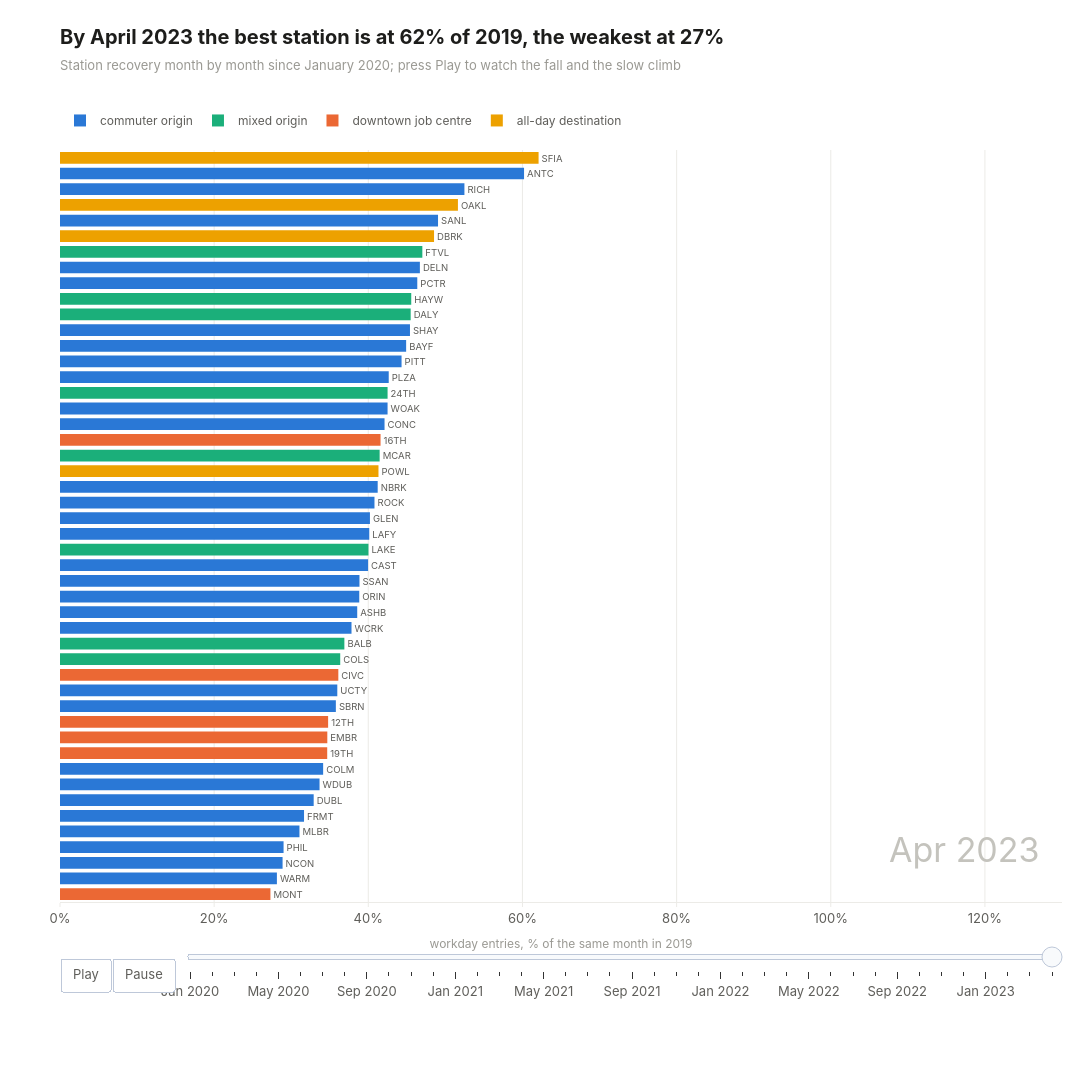

This figure's notebook cell:
### Markdown cell above
## 5. ภาพเสริม

### 5.1 การฟื้นตัวรายสถานี เดือนต่อเดือน
ค่าเฉลี่ยคนเข้าต่อวันทำงานปกติของแต่ละเดือน เทียบกับเดือนเดียวกันของปี 2019 ตั้งแต่ ม.ค. 2020 ถึง เม.ย. 2023 เรียงจากฟื้นมากไปน้อยในแต่ละเดือน สีตามประเภทสถานีปี 2019 จาก M2 (ไม่รวม MLPT และ BERY ที่ยังไม่มีในปี 2019)

### Code cell
with stage("12.recovery_race"):
    monthly = con.sql("""
        SELECT d.station, date_trunc('month', d.date) AS month, avg(d.entries) AS entries
        FROM station_day d
        JOIN calendar c ON d.date = c.date
        WHERE c.day_status = 'normal' AND c.is_workday AND d.date >= DATE '2019-01-01' AND d.date < DATE '2023-05-01'
        GROUP BY d.station, date_trunc('month', d.date)
    """).pl()

base_2019 = monthly.filter(pl.col("month").dt.year() == 2019).select(
    "station", pl.col("month").dt.month().alias("month_number"), pl.col("entries").alias("entries_2019"),
)
recovery = (
    monthly.filter(pl.col("month") >= date(2020, 1, 1))
    .with_columns(pl.col("month").dt.month().alias("month_number"))
    .join(base_2019, on=["station", "month_number"])
    .with_columns((100 * pl.col("entries") / pl.col("entries_2019")).alias("recovery"))
)

types = pl.read_csv(TAB / "m2_station_clusters.csv").filter(pl.col("period") == BEFORE).select("station", "cluster")
recovery = recovery.join(types, on="station", how="left")

TYPE_COLORS = {
    "commuter origin": viz.SERIES[0],
    "mixed origin": viz.SERIES[2],
    "downtown job centre": viz.SERIES[1],
    "all-day destination": viz.SERIES[3],
}
months = recovery["month"].unique().sort().to_list()
print(f"stations: {recovery['station'].n_unique()}, months: {len(months)} ({months[0]:%b %Y} - {months[-1]:%b %Y})")

def race_bars(month):
    part = recovery.filter(pl.col("month") == month).sort("recovery", descending=True)
    colors = []
    for cluster in part["cluster"].to_list():
        colors.append(TYPE_COLORS[cluster])
    ranks = list(range(1, part.height + 1))
    return go.Bar(
        x=part["recovery"], y=ranks, orientation="h", marker=dict(color=colors),
        text=part["station"], textposition="outside", cliponaxis=False,
        customdata=np.column_stack([part["station"].to_numpy(), part["cluster"].to_numpy()]),
        hovertemplate="%{customdata[0]} (%{customdata[1]}): %{x:.0f}% of 2019<extra></extra>",
        showlegend=False,
    )


START_MONTH = months[-1]
fig = go.Figure(race_bars(START_MONTH))
for cluster, color in TYPE_COLORS.items():
    fig.add_trace(go.Bar(x=[None], y=[None], marker=dict(color=color), name=cluster, showlegend=True))

race_frames = []
race_steps = []
for month in months:
    name = f"{month:%b %Y}"
    race_frames.append(go.Frame(name=name, data=[race_bars(month)], traces=[0],
                                layout=dict(annotations=[dict(text=name, x=0.98, y=0.04, xref="paper", yref="paper",
                                                            xanchor="right", showarrow=False,
                                                            font=dict(size=34, color=viz.CONTEXT))])))
    race_steps.append(dict(label=name, method="animate",
                        args=[[name], dict(mode="immediate", frame=dict(duration=0, redraw=True), transition=dict(duration=0))]))
fig.frames = race_frames

play = dict(label="Play", method="animate",
            args=[None, dict(frame=dict(duration=450, redraw=True), fromcurrent=True, transition=dict(duration=200))])
pause = dict(label="Pause", method="animate",
            args=[[None], dict(frame=dict(duration=0, redraw=False), mode="immediate", transition=dict(duration=0))])
fig.update_layout(
    updatemenus=[dict(type="buttons", buttons=[play, pause], direction="left", x=0, y=-0.075,
                    xanchor="left", yanchor="top", showactive=False)],
    sliders=[dict(steps=race_steps, active=len(months) - 1, x=0.12, len=0.88, y=-0.06,
                currentvalue=dict(visible=False), pad=dict(t=0))],
    annotations=[dict(text=f"{START_MONTH:%b %Y}", x=0.98, y=0.04, xref="paper", yref="paper", xanchor="right",
                    showarrow=False, font=dict(size=34, color=viz.CONTEXT))],
    hovermode="closest", bargap=0.25, margin=dict(t=150, b=190),
)
fig.update_xaxes(title_text="workday entries, % of the same month in 2019", ticksuffix="%", range=[0, 130],
                showgrid=True, gridcolor=viz.GRID)
fig.update_yaxes(autorange="reversed", showticklabels=False, showgrid=False, title_text=None)

last = recovery.filter(pl.col("month") == START_MONTH).sort("recovery", descending=True)
title = f"By {START_MONTH:%B %Y} the best station is at {last['recovery'][0]:.0f}% of 2019, the weakest at {last['recovery'][-1]:.0f}%"
subtitle = "Station recovery month by month since January 2020; press Play to watch the fall and the slow climb"
viz.titled(fig, title, subtitle)
viz.save(fig, "12_recovery_race", width=1100, height=1200)
race_figure = fig
fig

### Figure 1 — Plotly figure (JSON) as saved in the notebook; plotly's stock layout.template omitted (floating-point values rounded to 4 significant figures)
{"data": [{"cliponaxis": false, "customdata": [["SFIA", "all-day destination"], ["ANTC", "commuter origin"], ["RICH", "commuter origin"], ["OAKL", "all-day destination"], ["SANL", "commuter origin"], ["DBRK", "all-day destination"], ["FTVL", "mixed origin"], ["DELN", "commuter origin"], ["PCTR", "commuter origin"], ["HAYW", "mixed origin"], ["DALY", "mixed origin"], ["SHAY", "commuter origin"], ["BAYF", "commuter origin"], ["PITT", "commuter origin"], ["PLZA", "commuter origin"], ["24TH", "mixed origin"], ["WOAK", "commuter origin"], ["CONC", "commuter origin"], ["16TH", "downtown job centre"], ["MCAR", "mixed origin"], ["POWL", "all-day destination"], ["NBRK", "commuter origin"], ["ROCK", "commuter origin"], ["GLEN", "commuter origin"], ["LAFY", "commuter origin"], ["LAKE", "mixed origin"], ["CAST", "commuter origin"], ["SSAN", "commuter origin"], ["ORIN", "commuter origin"], ["ASHB", "commuter origin"], ["WCRK", "commuter origin"], ["BALB", "mixed origin"], ["COLS", "mixed origin"], ["CIVC", "downtown job centre"], ["UCTY", "commuter origin"], ["SBRN", "commuter origin"], ["12TH", "downtown job centre"], ["EMBR", "downtown job centre"], ["19TH", "downtown job centre"], ["COLM", "commuter origin"], ["WDUB", "commuter origin"], ["DUBL", "commuter origin"], ["FRMT", "commuter origin"], ["MLBR", "commuter origin"], ["PHIL", "commuter origin"], ["NCON", "commuter origin"], ["WARM", "commuter origin"], ["MONT", "downtown job centre"]], "hovertemplate": "%{customdata[0]} (%{customdata[1]}): %{x:.0f}% of 2019<extra></extra>", "marker": {"color": ["#eda100", "#2a78d6", "#2a78d6", "#eda100", "#2a78d6", "#eda100", "#1baf7a", "#2a78d6", "#2a78d6", "#1baf7a", "#1baf7a", "#2a78d6", "#2a78d6", "#2a78d6", "#2a78d6", "#1baf7a", "#2a78d6", "#2a78d6", "#eb6834", "#1baf7a", "#eda100", "#2a78d6", "#2a78d6", "#2a78d6", "#2a78d6", "#1baf7a", "#2a78d6", "#2a78d6", "#2a78d6", "#2a78d6", "#2a78d6", "#1baf7a", "#1baf7a", "#eb6834", "#2a78d6", "#2a78d6", "#eb6834", "#eb6834", "#eb6834", "#2a78d6", "#2a78d6", "#2a78d6", "#2a78d6", "#2a78d6", "#2a78d6", "#2a78d6", "#2a78d6", "#eb6834"]}, "orientation": "h", "showlegend": false, "text": ["SFIA", "ANTC", "RICH", "OAKL", "SANL", "DBRK", "FTVL", "DELN", "PCTR", "HAYW", "DALY", "SHAY", "BAYF", "PITT", "PLZA", "24TH", "WOAK", "CONC", "16TH", "MCAR", "POWL", "NBRK", "ROCK", "GLEN", "LAFY", "LAKE", "CAST", "SSAN", "ORIN", "ASHB", "WCRK", "BALB", "COLS", "CIVC", "UCTY", "SBRN", "12TH", "EMBR", "19TH", "COLM", "WDUB", "DUBL", "FRMT", "MLBR", "PHIL", "NCON", "WARM", "MONT"], "textposition": "outside", "type": "bar", "x": [62.09, 60.21, 52.47, 51.63, 49.05, 48.53, 47.01, 46.69, 46.35, 45.57, 45.5, 45.41, 44.91, 44.31, 42.65, 42.5, 42.5, 42.11, 41.59, 41.47, 41.32, 41.22, 40.8, 40.21, 40.12, 40.02, 39.97, 38.85, 38.83, 38.56, 37.82, 36.89, 36.36, 36.11, 35.98, 35.79, 34.79, 34.68, 34.67, 34.14, 33.67, 32.91, 31.66, 31.07, 29.01, 28.88, 28.14, 27.3], "y": [1, 2, 3, 4, 5, 6, 7, 8, 9, 10, 11, 12, 13, 14, 15, 16, 17, 18, 19, 20, 21, 22, 23, 24, 25, 26, 27, 28, 29, 30, 31, 32, 33, 34, 35, 36, 37, 38, 39, 40, 41, 42, 43, 44, 45, 46, 47, 48]}, {"marker": {"color": "#2a78d6"}, "name": "commuter origin", "showlegend": true, "type": "bar", "x": [null], "y": [null]}, {"marker": {"color": "#1baf7a"}, "name": "mixed origin", "showlegend": true, "type": "bar", "x": [null], "y": [null]}, {"marker": {"color": "#eb6834"}, "name": "downtown job centre", "showlegend": true, "type": "bar", "x": [null], "y": [null]}, {"marker": {"color": "#eda100"}, "name": "all-day destination", "showlegend": true, "type": "bar", "x": [null], "y": [null]}], "layout": {"annotations": [{"font": {"color": "#c4c3bd", "size": 34}, "showarrow": false, "text": "Apr 2023", "x": 0.98, "xanchor": "right", "xref": "paper", "y": 0.04, "yref": "paper"}], "bargap": 0.25, "height": 1200, "hovermode": "closest", "margin": {"b": 190, "t": 150}, "sliders": [{"active": 39, "currentvalue": {"visible": false}, "len": 0.88, "pad": {"t": 0}, "steps": [{"args": [["Jan 2020"], {"frame": {"duration": 0, "redraw": true}, "mode": "immediate", "transition": {"duration": 0}}], "label": "Jan 2020", "method": "animate"}, {"args": [["Feb 2020"], {"frame": {"duration": 0, "redraw": true}, "mode": "immediate", "transition": {"duration": 0}}], "label": "Feb 2020", "method": "animate"}, {"args": [["Mar 2020"], {"frame": {"duration": 0, "redraw": true}, "mode": "immediate", "transition": {"duration": 0}}], "label": "Mar 2020", "method": "animate"}, {"args": [["Apr 2020"], {"frame": {"duration": 0, "redraw": true}, "mode": "immediate", "transition": {"duration": 0}}], "label": "Apr 2020", "method": "animate"}, {"args": [["May 2020"], {"frame": {"duration": 0, "redraw": true}, "mode": "immediate", "transition": {"duration": 0}}], "label": "May 2020", "method": "animate"}, {"args": [["Jun 2020"], {"frame": {"duration": 0, "redraw": true}, "mode": "immediate", "transition": {"duration": 0}}], "label": "Jun 2020", "method": "animate"}, {"args": [["Jul 2020"], {"frame": {"duration": 0, "redraw": true}, "mode": "immediate", "transition": {"duration": 0}}], "label": "Jul 2020", "method": "animate"}, {"args": [["Aug 2020"], {"frame": {"duration": 0, "redraw": true}, "mode": "immediate", "transition": {"duration": 0}}], "label": "Aug 2020", "method": "animate"}, {"args": [["Sep 2020"], {"frame": {"duration": 0, "redraw": true}, "mode": "immediate", "transition": {"duration": 0}}], "label": "Sep 2020", "method": "animate"}, {"args": [["Oct 2020"], {"frame": {"duration": 0, "redraw": true}, "mode": "immediate", "transition": {"duration": 0}}], "label": "Oct 2020", "method": "animate"}, {"args": [["Nov 2020"], {"frame": {"duration": 0, "redraw": true}, "mode": "immediate", "transition": {"duration": 0}}], "label": "Nov 2020", "method": "animate"}, {"args": [["Dec 2020"], {"frame": {"duration": 0, "redraw": true}, "mode": "immediate", "transition": {"duration": 0}}], "label": "Dec 2020", "method": "animate"}, {"args": [["Jan 2021"], {"frame": {"duration": 0, "redraw": true}, "mode": "immediate", "transition": {"duration": 0}}], "label": "Jan 2021", "method": "animate"}, {"args": [["Feb 2021"], {"frame": {"duration": 0, "redraw": true}, "mode": "immediate", "transition": {"duration": 0}}], "label": "Feb 2021", "method": "animate"}, {"args": [["Mar 2021"], {"frame": {"duration": 0, "redraw": true}, "mode": "immediate", "transition": {"duration": 0}}], "label": "Mar 2021", "method": "animate"}, {"args": [["Apr 2021"], {"frame": {"duration": 0, "redraw": true}, "mode": "immediate", "transition": {"duration": 0}}], "label": "Apr 2021", "method": "animate"}, {"args": [["May 2021"], {"frame": {"duration": 0, "redraw": true}, "mode": "immediate", "transition": {"duration": 0}}], "label": "May 2021", "method": "animate"}, {"args": [["Jun 2021"], {"frame": {"duration": 0, "redraw": true}, "mode": "immediate", "transition": {"duration": 0}}], "label": "Jun 2021", "method": "animate"}, {"args": [["Jul 2021"], {"frame": {"duration": 0, "redraw": true}, "mode": "immediate", "transition": {"duration": 0}}], "label": "Jul 2021", "method": "animate"}, {"args": [["Aug 2021"], {"frame": {"duration": 0, "redraw": true}, "mode": "immediate", "transition": {"duration": 0}}], "label": "Aug 2021", "method": "animate"}, {"args": [["Sep 2021"], {"frame": {"duration": 0, "redraw": true}, "mode": "immediate", "transition": {"duration": 0}}], "label": "Sep 2021", "method": "animate"}, {"args": [["Oct 2021"], {"frame": {"duration": 0, "redraw": true}, "mode": "immediate", "transition": {"duration": 0}}], "label": "Oct 2021", "method": "animate"}, {"args": [["Nov 2021"], {"frame": {"duration": 0, "redraw": true}, "mode": "immediate", "transition": {"duration": 0}}], "label": "Nov 2021", "method": "animate"}, {"args": [["Dec 2021"], {"frame": {"duration": 0, "redraw": true}, "mode": "immediate", "transition": {"duration": 0}}], "label": "Dec 2021", "method": "animate"}, {"args": [["Jan 2022"], {"frame": {"duration": 0, "redraw": true}, "mode": "immediate", "transition": {"duration": 0}}], "label": "Jan 2022", "method": "animate"}, {"args": [["Feb 2022"], {"frame": {"duration": 0, "redraw": true}, "mode": "immediate", "transition": {"duration": 0}}], "label": "Feb 2022", "method": "animate"}, {"args": [["Mar 2022"], {"frame": {"duration": 0, "redraw": true}, "mode": "immediate", "transition": {"duration": 0}}], "label": "Mar 2022", "method": "animate"}, {"args": [["Apr 2022"], {"frame": {"duration": 0, "redraw": true}, "mode": "immediate", "transition": {"duration": 0}}], "label": "Apr 2022", "method": "animate"}, {"args": [["May 2022"], {"frame": {"duration": 0, "redraw": true}, "mode": "immediate", "transition": {"duration": 0}}], "label": "May 2022", "method": "animate"}, {"args": [["Jun 2022"], {"frame": {"duration": 0, "redraw": true}, "mode": "immediate", "transition": {"duration": 0}}], "label": "Jun 2022", "method": "animate"}, {"args": [["Jul 2022"], {"frame": {"duration": 0, "redraw": true}, "mode": "immediate", "transition": {"duration": 0}}], "label": "Jul 2022", "method": "animate"}, {"args": [["Aug 2022"], {"frame": {"duration": 0, "redraw": true}, "mode": "immediate", "transition": {"duration": 0}}], "label": "Aug 2022", "method": "animate"}, {"args": [["Sep 2022"], {"frame": {"duration": 0, "redraw": true}, "mode": "immediate", "transition": {"duration": 0}}], "label": "Sep 2022", "method": "animate"}, {"args": [["Oct 2022"], {"frame": {"duration": 0, "redraw": true}, "mode": "immediate", "transition": {"duration": 0}}], "label": "Oct 2022", "method": "animate"}, {"args": [["Nov 2022"], {"frame": {"duration": 0, "redraw": true}, "mode": "immediate", "transition": {"duration": 0}}], "label": "Nov 2022", "method": "animate"}, {"args": [["Dec 2022"], {"frame": {"duration": 0, "redraw": true}, "mode": "immediate", "transition": {"duration": 0}}], "label": "Dec 2022", "method": "animate"}, {"args": [["Jan 2023"], {"frame": {"duration": 0, "redraw": true}, "mode": "immediate", "transition": {"duration": 0}}], "label": "Jan 2023", "method": "animate"}, {"args": [["Feb 2023"], {"frame": {"duration": 0, "redraw": true}, "mode": "immediate", "transition": {"duration": 0}}], "label": "Feb 2023", "method": "animate"}, {"args": [["Mar 2023"], {"frame": {"duration": 0, "redraw": true}, "mode": "immediate", "transition": {"duration": 0}}], "label": "Mar 2023", "method": "animate"}, {"args": [["Apr 2023"], {"frame": {"duration": 0, "redraw": true}, "mode": "immediate", "transition": {"duration": 0}}], "label": "Apr 2023", "method": "animate"}], "x": 0.12, "y": -0.06}], "title": {"text": "<b>By April 2023 the best station is at 62% of 2019, the weakest at 27%</b><br><span style='font-size:13px;color:#9a9993'>Station recovery month by month since January 2020; press Play to watch the fall and the slow climb</span>"}, "updatemenus": [{"buttons": [{"args": [null, {"frame": {"duration": 450, "redraw": true}, "fromcurrent": true, "transition": {"duration": 200}}], "label": "Play", "method": "animate"}, {"args": [[null], {"frame": {"duration": 0, "redraw": false}, "mode": "immediate", "transition": {"duration": 0}}], "label": "Pause", "method": "animate"}], "direction": "left", "showactive": false, "type": "buttons", "x": 0, "xanchor": "left", "y": -0.075, "yanchor": "top"}], "width": 1100, "xaxis": {"gridcolor": "#ecebe7", "range": [0, 130], "showgrid": true, "ticksuffix": "%", "title": {"text": "workday entries, % of the same month in 2019"}}, "yaxis": {"autorange": "reversed", "showgrid": false, "showticklabels": false}}}
